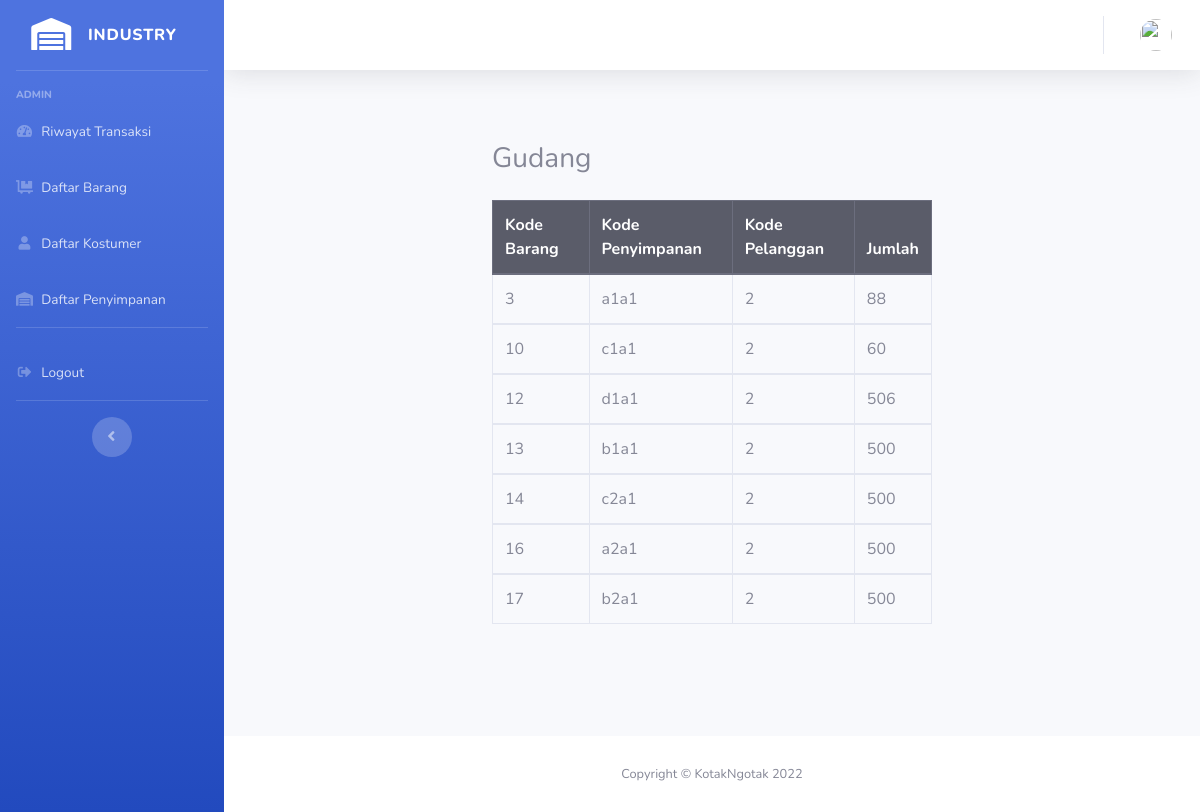
Screenshot of /index.php/penyimpanan with the database file from the repository.
### tables this page shows
CREATE TABLE `penyimpanan` (
  `id_penyimpanan` int(11) NOT NULL,
  `id_barang` int(20) NOT NULL,
  `id_slot` varchar(11) NOT NULL,
  `id_kostumer` int(11) NOT NULL,
  `jumlah` int(255) NOT NULL
);

### application/controllers/Penyimpanan.php (called while the page is built, shortened)
<?php
class Penyimpanan extends CI_Controller {
	public function __construct()
	{
		$this->load->model('Barang_model');
		$this->load->library('form_validation');
	}
	public function index()
	{
		$data['title'] = 'Riwayat Transaksi';
		$data['user'] = $this->db->get_where('user', ['email' => $this->session->userdata('email')])->row_array();
		$data['penyimpanan'] = $this->Barang_model->getallStorage();
		$this->load->view('template/header', $data);
		$this->load->view('template/sidebar', $data);
		$this->load->view('template/topbar', $data);
		$this->load->view('penyimpanan/index', $data);
		$this->load->view('template/footer');
	}
}

### index.php (called while the page is built, shortened)
<?php
require_once BASEPATH.'core/CodeIgniter.php';

### application/models/Barang_model.php (called while the page is built, shortened)
<?php
class Barang_model extends CI_model {
	public function getallStorage()
	{
		return $this->db->get('penyimpanan')->result_array();
	}
}

### application/views/penyimpanan/index.php (the view)
<div class="container mt-5 mb-5 pb-5 bg-light">
	<div class="row mt-3 mx-auto bg-item" style="width: 100%;">
		<div class="col-md-6 mx-auto" style="width: 100%;">
			<h3 class="w3-center mt-4 mb-4">Gudang</h3>
			<table class=" container mx-auto table table-hover table-bordered" style="width: 100%;">
			  <thead class="thead-dark">
			    <tr>
			      <th scope="col">Kode Barang</th>
			      <th scope="col">Kode Penyimpanan</th>
			      <th scope="col">Kode Pelanggan</th>
			      <th scope="col">Jumlah</th>
			    </tr>
			  </thead>
				<?php foreach( $penyimpanan as $pny ) : ?>
			  <tbody>
			    <tr>
			      <td><?= $pny['id_barang']; ?></td>
			      <td><?= $pny['id_slot']; ?></td>
			      <td><?= $pny['id_kostumer']; ?></td>
			      <td><?= $pny['jumlah']; ?></td>
			    </tr>
			  </tbody>
			  	<?php endforeach; ?>
			</table>
		</div>
	</div>
</div>

### rows the page displays
penyimpanan: id_barang "3", id_slot "a1a1", id_kostumer "2", jumlah "88"
penyimpanan: id_barang "10", id_slot "c1a1", id_kostumer "2", jumlah "60"
penyimpanan: id_barang "12", id_slot "d1a1", id_kostumer "2", jumlah "506"
penyimpanan: id_barang "13", id_slot "b1a1", id_kostumer "2", jumlah "500"
penyimpanan: id_barang "14", id_slot "c2a1", id_kostumer "2", jumlah "500"
penyimpanan: id_barang "16", id_slot "a2a1", id_kostumer "2", jumlah "500"
penyimpanan: id_barang "17", id_slot "b2a1", id_kostumer "2", jumlah "500"
